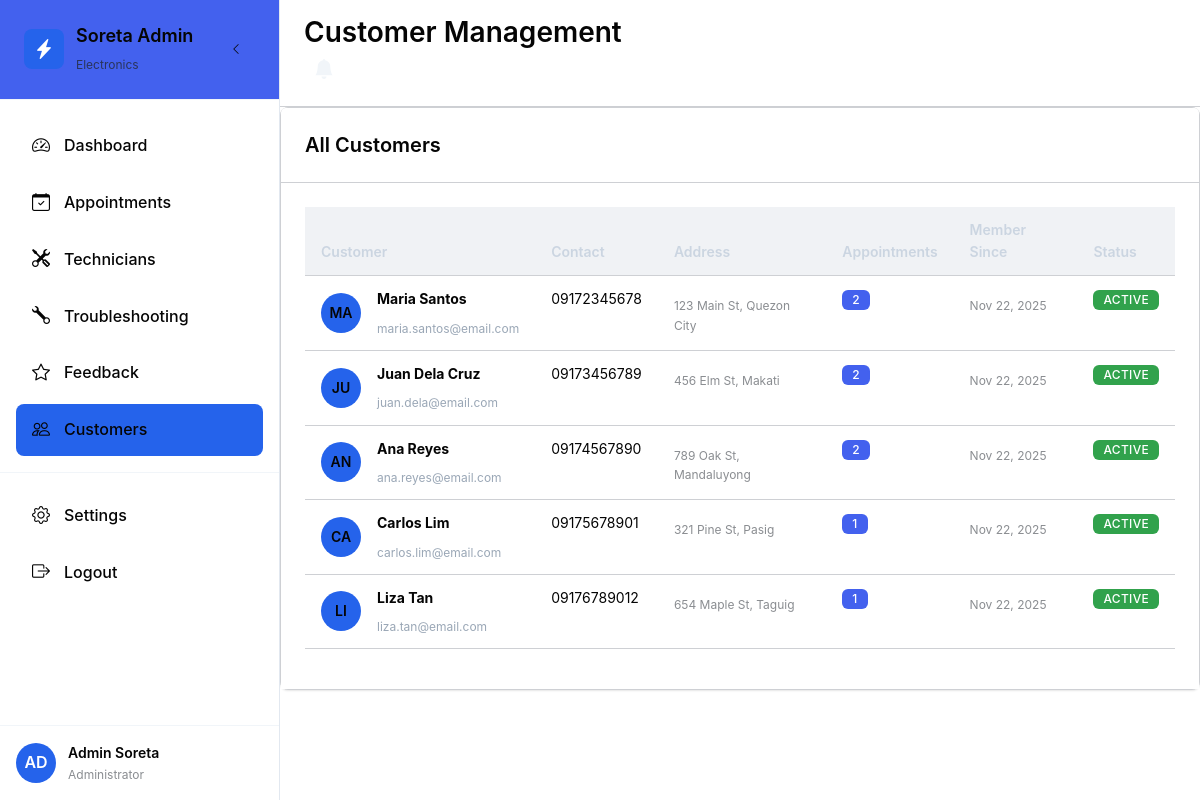
The page /admin/customers.php (signed in) on the database its author committed.
### tables this page shows
CREATE TABLE `users` (
  `id` INT PRIMARY KEY AUTO_INCREMENT,
  `email` VARCHAR(255) UNIQUE NOT NULL,
  `password` VARCHAR(255) NOT NULL,
  `name` VARCHAR(255) NOT NULL,
  `contact_number` VARCHAR(20) NOT NULL,
  `address` TEXT NOT NULL,
  `role` ENUM('admin', 'customer') DEFAULT 'customer',
  `is_active` BOOLEAN DEFAULT TRUE,
  `created_at` TIMESTAMP DEFAULT CURRENT_TIMESTAMP,
  `updated_at` TIMESTAMP DEFAULT CURRENT_TIMESTAMP ON UPDATE CURRENT_TIMESTAMP
);

### admin/customers.php (the view, shortened to what this page needs)
<?php
$db = new Database();
$pdo = $db->getConnection();
$stmt = $pdo->query("
    SELECT u.*, COUNT(a.id) as appointment_count
    FROM users u
    LEFT JOIN appointments a ON u.id = a.customer_id
    WHERE u.role = 'customer'
    GROUP BY u.id
    ORDER BY u.created_at DESC
");
$customers = $stmt->fetchAll();
?>
<!DOCTYPE html>
<html lang="en">
<head>
    <link href="https://cdn.jsdelivr.net/npm/bootstrap@5.3.0/dist/css/bootstrap.min.css" rel="stylesheet">
    <link href="https://cdn.jsdelivr.net/npm/bootstrap-icons@1.10.0/font/bootstrap-icons.css" rel="stylesheet">
    <link href="<?= ROOT_PATH ?>assets/css/main.css" rel="stylesheet">
    <link href="<?= ROOT_PATH ?>assets/css/admin.css" rel="stylesheet">
</head>
<body>
    <div class="admin-layout">
        <?php include 'layout/sidebar.php'; ?>
        <main class="admin-main">
            <header class="admin-header">
                <div class="header-left">
                    <h1 class="h3 mb-0">Customer Management</h1>
                </div>
                <div class="header-right">
                    <?php include_once '../includes/notification-component.php'; ?>
                </div>
            </header>
            <div class="admin-content">
                <div class="card">
                    <div class="card-header">
                        <h5 class="card-title mb-0">All Customers</h5>
                    </div>
                    <div class="card-body">
                        <?php if (empty($customers)): ?>
                            <div class="empty-state">
                                <i class="bi bi-people empty-state-icon"></i>
                                <h5>No Customers Yet</h5>
                                <p class="text-muted">Customer accounts will appear here once they register.</p>
                            </div>
                        <?php else: ?>
                            <div class="table-responsive">
                                <table class="table table-hover">
                                    <thead>
                                        <tr>
                                            <th>Customer</th>
                                            <th>Contact</th>
                                            <th>Address</th>
                                            <th>Appointments</th>
                                            <th>Member Since</th>
                                            <th>Status</th>
                                        </tr>
                                    </thead>
                                    <tbody>
                                        <?php foreach ($customers as $customer): ?>
                                            <tr>
                                                <td>
                                                    <div class="d-flex align-items-center">
                                                        <div class="customer-avatar me-3">
                                                            <?= strtoupper(substr($customer['name'], 0, 2)) ?>
                                                        </div>
                                                        <div>
                                                            <strong><?= htmlspecialchars($customer['name']) ?></strong>
                                                            <br>
                                                            <small class="text-muted"><?= htmlspecialchars($customer['email']) ?></small>
                                                        </div>
                                                    </div>
                                                </td>
                                                <td><?= htmlspecialchars($customer['contact_number']) ?></td>
                                                <td>
                                                    <small><?= htmlspecialchars($customer['address']) ?></small>
                                                </td>
                                                <td>
                                                    <span class="badge bg-primary"><?= $customer['appointment_count'] ?></span>
                                                </td>
                                                <td>
                                                    <small><?= date('M j, Y', strtotime($customer['created_at'])) ?></small>
                                                </td>
                                                <td>
                                                    <span class="badge bg-<?= $customer['is_active'] ? 'success' : 'secondary' ?>">
                                                        <?= $customer['is_active'] ? 'Active' : 'Inactive' ?>
                                                    </span>
                                                </td>
                                            </tr>
                                        <?php endforeach; ?>
                                    </tbody>
                                </table>
                            </div>
                        <?php endif; ?>
                    </div>
                </div>
            </div>
        </main>
    </div>
</body>
</html>

### assets/css/main.css (style rules this page uses)
:root { --primary: #2563eb; --primary-dark: #1d4ed8; --primary-light: #3b82f6; --secondary: #64748b; --accent: #f59e0b; --success: #10b981; --warning: #f59e0b; --error: #ef4444; --background: #ffffff; --surface: #f8fafc; --surface-dark: #f1f5f9; --text-primary: #0f172a; --text-secondary: #475569; --text-muted: #64748b; --border: #e2e8f0; --border-light: #f1f5f9; --font-family: 'Inter', -apple-system, BlinkMacSystemFont, 'Segoe UI', sans-serif; --font-size-xs: 0.75rem; --font-size-sm: 0.875rem; --font-size-base: 1rem; --font-size-lg: 1.125rem; --font-size-xl: 1.25rem; --font-size-2xl: 1.5rem; --font-size-3xl: 1.875rem; --space-1: 0.25rem; --space-2: 0.5rem; --space-3: 0.75rem; --space-4: 1rem; --space-5: 1.25rem; --space-6: 1.5rem; --space-8: 2rem; --space-10: 2.5rem; --space-12: 3rem; --radius-sm: 0.375rem; --radius: 0.5rem; --radius-md: 0.75rem; --radius-lg: 1rem; --radius-xl: 1.5rem; --shadow-sm: 0 1px 2px 0 rgb(0 0 0 / 0.05); --shadow: 0 1px 3px 0 rgb(0 0 0 / 0.1), 0 1px 2px -1px rgb(0 0 0 / 0.1); --shadow-md: 0 4px 6px -1px rgb(0 0 0 / 0.1), 0 2px 4px -2px rgb(0 0 0 / 0.1); --shadow-lg: 0 10px 15px -3px rgb(0 0 0 / 0.1), 0 4px 6px -4px rgb(0 0 0 / 0.1); --transition: all 0.2s cubic-bezier(0.4, 0, 0.2, 1); --transition-slow: all 0.3s cubic-bezier(0.4, 0, 0.2, 1); }
* { margin: 0; padding: 0; -webkit-box-sizing: border-box; -moz-box-sizing: border-box; box-sizing: border-box; }
body { font-family: var(--font-family); font-size: var(--font-size-base); line-height: 1.6; color: var(--text-primary); background-color: var(--background); -webkit-font-smoothing: antialiased; -moz-osx-font-smoothing: grayscale; }
h1, h2, h3, h4, h5, h6 { font-weight: 600; line-height: 1.3; color: var(--text-primary); margin-bottom: var(--space-4); }
h1 { font-size: var(--font-size-3xl); }
p, span, div, li { color: var(--text-primary); }
.text-muted { color: var(--text-muted); }
.card { background: var(--background); border: 1px solid var(--border); border-radius: var(--radius-md); box-shadow: var(--shadow-sm); transition: var(--transition); color: var(--text-primary); }
.card-title { color: var(--text-primary) !important; font-weight: 600; }
.card-header { padding: var(--space-6); border-bottom: 1px solid var(--border-light); background: var(--surface); color: var(--text-primary); }
.card-body { padding: var(--space-6); color: var(--text-primary); background: var(--background); }
.form-text, small { display: block; margin-top: var(--space-2); font-size: var(--font-size-xs); color: var(--text-muted) !important; }
.table { width: 100%; border-collapse: collapse; background: var(--background); color: var(--text-primary); }
.table th { background: var(--surface-dark); padding: var(--space-4); text-align: left; font-weight: 600; font-size: var(--font-size-sm); color: var(--text-primary) !important; border-bottom: 1px solid var(--border); }
.table td { padding: var(--space-4); border-bottom: 1px solid var(--border-light); font-size: var(--font-size-sm); color: var(--text-primary) !important; }
.badge { display: inline-block; padding: var(--space-1) var(--space-3); font-size: var(--font-size-xs); font-weight: 500; border-radius: var(--radius-xl); text-transform: uppercase; letter-spacing: 0.025em; }
.d-flex { display: flex; }
.align-items-center { align-items: center; }
.mb-0 { margin-bottom: 0; }
:root { --navbar-height: 70px; }

### admin/layout/sidebar.php (style rules this page uses)
.admin-layout { display: flex; min-height: 100vh; }
.admin-main { flex: 1; margin-left: 280px; transition: var(--transition-slow); }
.admin-layout { --admin-text-primary: #e6eef8; --admin-text-secondary: #cbd5e1; --admin-text-muted: #9aa7b6; }
.admin-main .text-muted { color: var(--admin-text-muted) !important; }
.admin-main { color: var(--admin-text-primary); }
.admin-main .table thead th { color: var(--admin-text-secondary) !important; }
.admin-main .badge { color: #fff !important; }

### admin/customers.php (style rules this page uses)
.customer-avatar { width: 40px; height: 40px; background: var(--primary); border-radius: 50%; display: flex; align-items: center; justify-content: center; color: white; font-weight: 600; font-size: var(--font-size-sm); }

### rows shown on the page
users: name "MA", name "Maria Santos", email "maria.santos@email.com", contact_number "09172345678", address "123 Main St, Quezon City", appointment_count "2", created_at "Nov 22, 2025", is_active "ACTIVE"
users: name "JU", name "Juan Dela Cruz", email "juan.dela@email.com", contact_number "09173456789", address "456 Elm St, Makati", appointment_count "2", created_at "Nov 22, 2025", is_active "ACTIVE"
users: name "AN", name "Ana Reyes", email "ana.reyes@email.com", contact_number "09174567890", address "789 Oak St, Mandaluyong", appointment_count "2", created_at "Nov 22, 2025", is_active "ACTIVE"
users: name "CA", name "Carlos Lim", email "carlos.lim@email.com", contact_number "09175678901", address "321 Pine St, Pasig", appointment_count "1", created_at "Nov 22, 2025", is_active "ACTIVE"
users: name "LI", name "Liza Tan", email "liza.tan@email.com", contact_number "09176789012", address "654 Maple St, Taguig", appointment_count "1", created_at "Nov 22, 2025", is_active "ACTIVE"

### other values the page prints
substr($_SESSION['user_name'], 0, 2) "AD"
$_SESSION['user_name'] "Admin Soreta"
